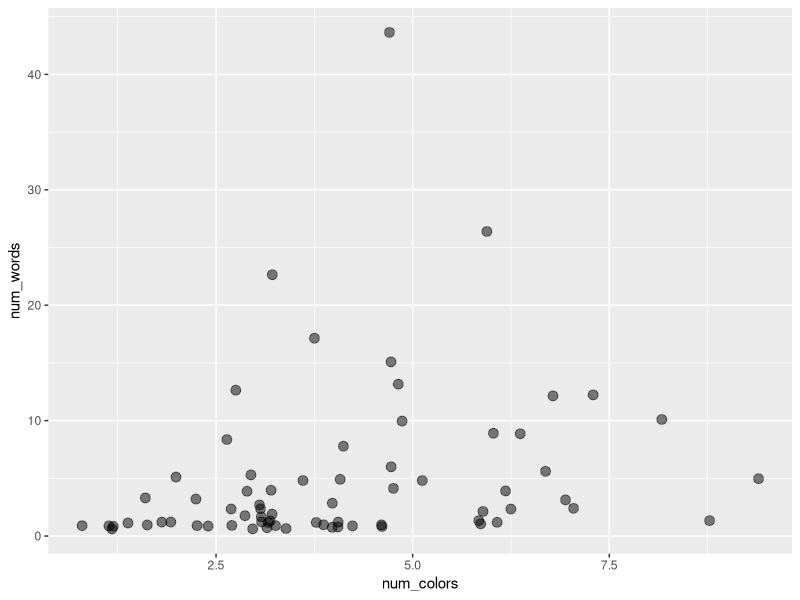
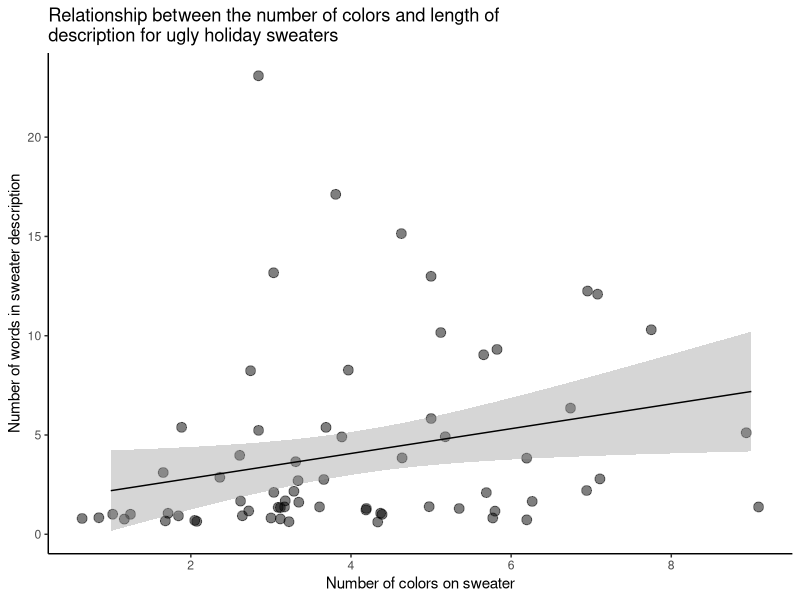

Write the R code that produced these figures, in order.
#..........................load packages.........................

library(tidyverse)

#..........................read in data..........................

sweaters <- read_csv(here::here("holiday_sweaters_2020_clean.csv")) %>% 
  dplyr::filter(hs_tf == "Yes") # filter data for those that actually have a sweater

#.....................wrangle sweater colors.....................
# 1) tidy colors (1 color per row)
# 2) group by sweater ID
# 3) calculate how many colors each sweater has on it
#................................................................

tidy_colors <- sweaters %>% 
  tidyr::separate_rows(colors, sep = c(", ")) %>% 
  tidyr::separate_rows(colors, sep = c(" and ")) %>% 
  group_by(sweater) %>% 
  summarize(num_colors = length(sweater))

#..................wrangle sweater descriptions..................
# 1) tidy colors (1 word per row)
# 2) group by sweater ID
# 3) calculate how many colors each sweater has on it
# ................................................................

tidy_descriptions <- sweaters %>% 
  tidyr::separate_rows(image_desc, sep = c(" ")) %>% 
  group_by(sweater) %>% 
  summarize(num_words = length(sweater))

#........................join data frames.........................

tidy_counts <- full_join(tidy_descriptions, tidy_colors)

#....................create exploratory plot.....................

exploratory_plot <- ggplot(tidy_counts, aes(x = num_colors, y = num_words)) +
  geom_jitter(size = 3, alpha = 0.5) 

exploratory_plot

#.........................remove outlier.........................

tidy_counts2 <- tidy_counts %>% 
  filter(!sweater %in% c("sweater87", "sweater7"))

#........................fit linear model........................

sweater_lm <- lm(data = tidy_counts, num_words ~ num_colors)
summary(sweater_lm)

#......................create finalized plot.....................

finalized_plot <- ggplot(tidy_counts2, aes(x = num_colors, y = num_words)) +
  geom_jitter(size = 3, alpha = 0.5) +
  scale_x_continuous(breaks = seq(from = 2, to = 8, by = 2)) +
  geom_smooth(method = lm, se = TRUE, size = 0.5, color = "black") +
  labs(x = "Number of colors on sweater", 
       y = "Number of words in sweater description",
       title = str_wrap("Relationship between the number of colors and length of description for ugly holiday sweaters", 60)) +
  theme_classic() +
  theme(
    
  )

finalized_plot

# ggsave("Rplot.png", plot = finalized_plot, width = 6, height = 6)














# tidy_colors <- sweaters %>% 
#   
#   # 1) filter for people that have holiday sweaters
#   dplyr::filter(hs_tf == "Yes") %>% 
#   
#   # 2) convert all character strings in the 'color' column to lowercase
#   dplyr::mutate(colors = str_to_lower(colors)) %>% 
#   
#   # 3) tidy colors (one color per row)
#   tidyr::separate_rows(colors, sep = c(", ")) %>% 
#   tidyr::separate_rows(colors, sep = c(" and ")) %>% 
#   
#   # 4) clean messy color names
#   dplyr::mutate(colors_clean = colors,
#                 colors_clean = str_replace(colors_clean, "good", "gold"),
#                 colors_clean = str_replace(colors_clean, "terrifyingly bright pink", "pink")) %>% 
#   
#   # 5) group by sweater entry
#   dplry::group_by(sweater)


# ggplot(tidy_colors, aes(x = sweater, y = colors_clean)) +
#   geom_point() +
#   theme_classic() +
#   theme(
#     axis.text.x = element_text(angle = 90, vjust = 0.5, hjust = 1)
#   )



                
